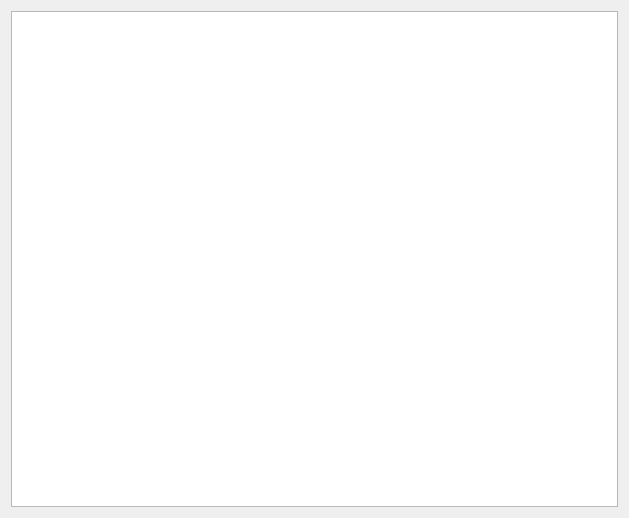
<?xml version="1.0" encoding="UTF-8"?>
<ui version="4.0">
 <class>Display2</class>
 <widget class="QDialog" name="Display2">
  <property name="geometry">
   <rect>
    <x>0</x>
    <y>0</y>
    <width>629</width>
    <height>518</height>
   </rect>
  </property>
  <property name="windowTitle">
   <string>Display 2</string>
  </property>
  <layout class="QGridLayout" name="gridLayout">
   <item row="0" column="0">
    <widget class="GraphicsView" name="graphicsView"/>
   </item>
  </layout>
 </widget>
 <customwidgets>
  <customwidget>
   <class>GraphicsView</class>
   <extends>QGraphicsView</extends>
   <header>pyqtgraph</header>
  </customwidget>
 </customwidgets>
 <resources/>
 <connections/>
</ui>
